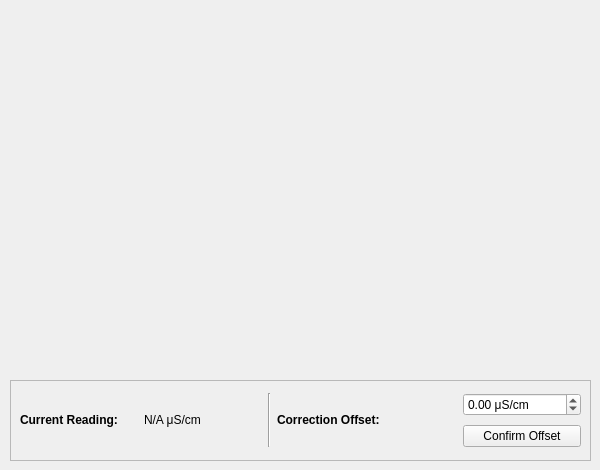
      <widget class="QWidget" name="tab_12">
       <attribute name="title">
        <string>EC</string>
       </attribute>
       <widget class="PlotWidget" name="soil_EC_graphWidget" native="true">
        <property name="geometry">
         <rect>
          <x>10</x>
          <y>10</y>
          <width>581</width>
          <height>361</height>
         </rect>
        </property>
       </widget>
       <widget class="QFrame" name="frame_7">
        <property name="geometry">
         <rect>
          <x>10</x>
          <y>380</y>
          <width>581</width>
          <height>81</height>
         </rect>
        </property>
        <property name="frameShape">
         <enum>QFrame::StyledPanel</enum>
        </property>
        <property name="frameShadow">
         <enum>QFrame::Raised</enum>
        </property>
        <widget class="QWidget" name="gridLayoutWidget_11">
         <property name="geometry">
          <rect>
           <x>10</x>
           <y>10</y>
           <width>561</width>
           <height>61</height>
          </rect>
         </property>
         <layout class="QGridLayout" name="gridLayout_11">
          <item row="0" column="3" rowspan="2">
           <widget class="Line" name="line_13">
            <property name="orientation">
             <enum>Qt::Vertical</enum>
            </property>
           </widget>
          </item>
          <item row="0" column="5">
           <widget class="QDoubleSpinBox" name="soil_EC_offset_doubleSpinBox">
            <property name="suffix">
             <string> μS/cm</string>
            </property>
            <property name="minimum">
             <double>-100.000000000000000</double>
            </property>
            <property name="maximum">
             <double>100.000000000000000</double>
            </property>
           </widget>
          </item>
          <item row="0" column="1" rowspan="2">
           <widget class="QLabel" name="soil_EC_label">
            <property name="minimumSize">
             <size>
              <width>0</width>
              <height>0</height>
             </size>
            </property>
            <property name="text">
             <string>&lt;html&gt;&lt;head/&gt;&lt;body&gt;&lt;p&gt;&lt;span style=&quot; font-weight:700;&quot;&gt;Current Reading:&lt;/span&gt;&lt;/p&gt;&lt;/body&gt;&lt;/html&gt;</string>
            </property>
           </widget>
          </item>
          <item row="1" column="5">
           <widget class="QPushButton" name="soil_EC_offset_pushButton">
            <property name="text">
             <string>Confirm Offset</string>
            </property>
           </widget>
          </item>
          <item row="0" column="2" rowspan="2">
           <widget class="QLabel" name="soil_EC_value_label">
            <property name="text">
             <string>N/A μS/cm</string>
            </property>
           </widget>
          </item>
          <item row="0" column="4" rowspan="2">
           <widget class="QLabel" name="label_13">
            <property name="minimumSize">
             <size>
              <width>180</width>
              <height>0</height>
             </size>
            </property>
            <property name="text">
             <string>&lt;html&gt;&lt;head/&gt;&lt;body&gt;&lt;p&gt;&lt;span style=&quot; font-weight:700;&quot;&gt;Correction Offset:&lt;/span&gt;&lt;/p&gt;&lt;/body&gt;&lt;/html&gt;</string>
            </property>
           </widget>
          </item>
         </layout>
        </widget>
       </widget>
      </widget>
